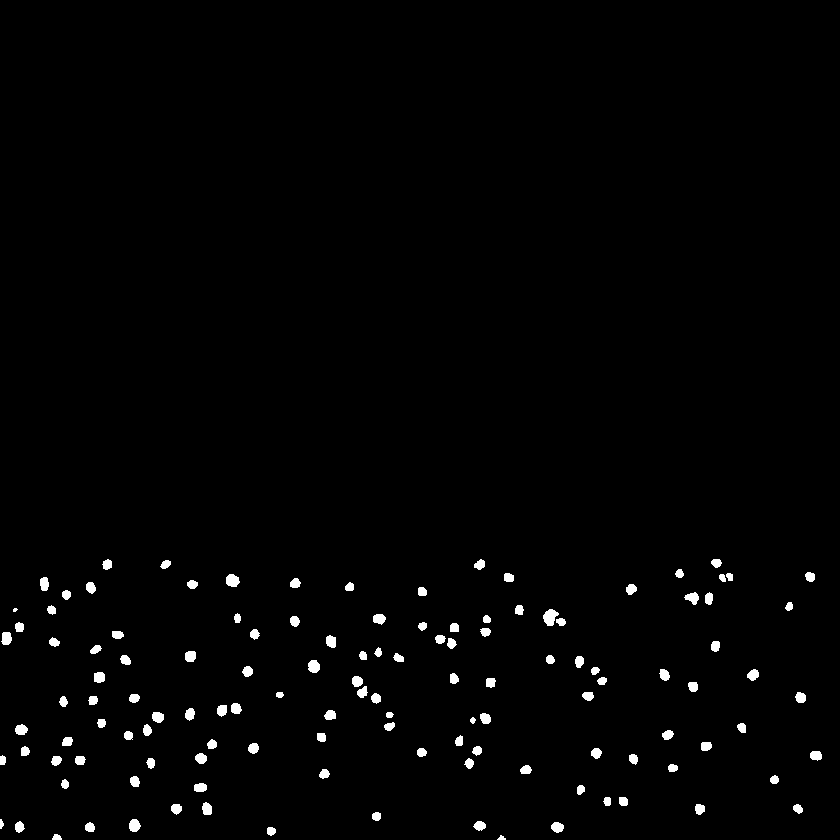
#> input picture stardist/Scoring_SEG/01_GT/SEG/man_seg105.tif, 840 x 840 px, shrunk from 1024 x 1024 before the run, found by its file name
$ python btolabeled.py
#> lines starting #> are read from the running program, lines starting #| are printed output that depends on the picture
from skimage.measure import label
from skimage import io
import numpy as np
import os

file_path = "/Users/lian/Desktop/stardist/GT/man_seg105.tif"
# file_path = "/Users/lian/Desktop/stardist/Quest-seg/masks/seg_run_DAPI_XY105_T01.tif"
output_path = "/Users/lian/Desktop/stardist/GT/105.tif"
# output_path = "/Users/lian/Desktop/stardist/Quest-seg/masks/srun_DAPI_XY105_T01.tif"
img = io.imread(file_path)
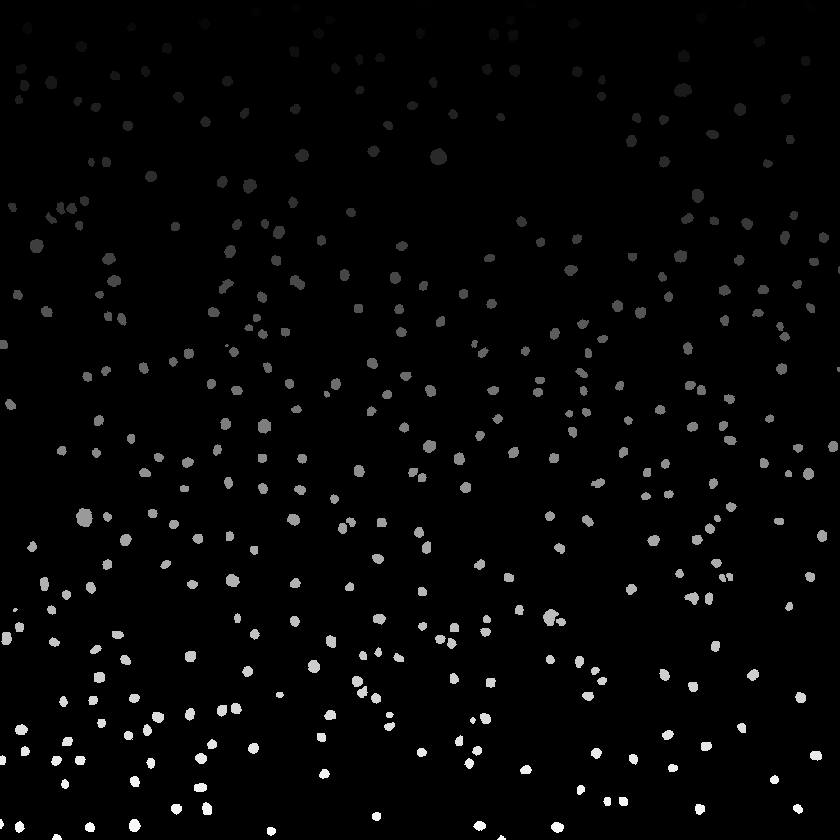
#> img: shape (840, 840) uint16; min 0, max 381, mean 8.3; drawn with min black and max white

img = label(img)
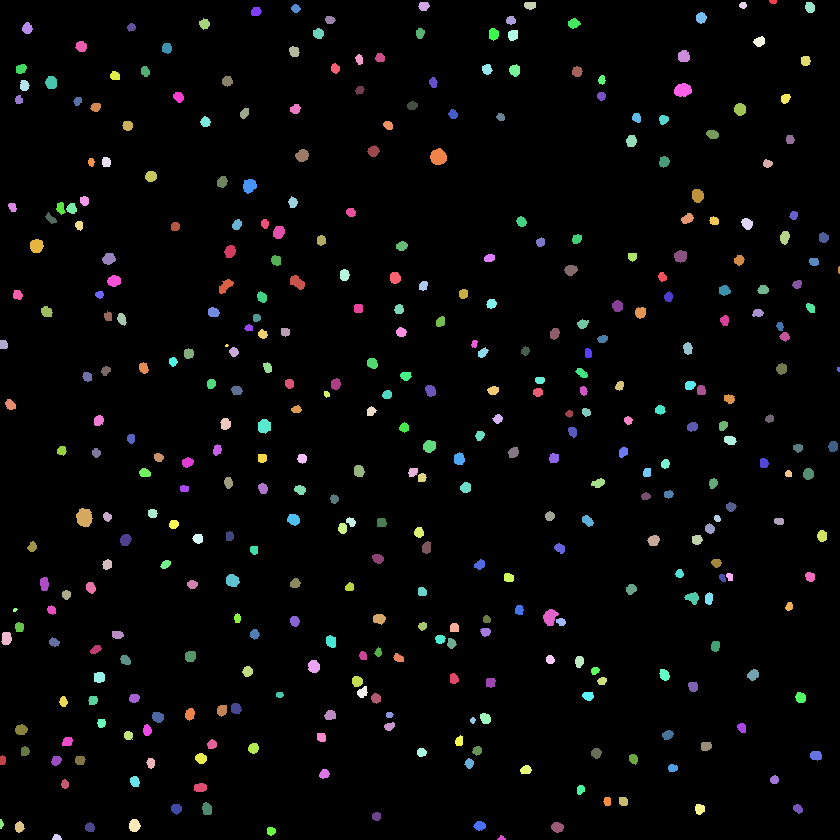
#> img: shape (840, 840) int64; 382 distinct labels, from 0 to 381; one colour per label, 0 black
img = img.astype(np.uint16)

io.imsave(output_path, img, plugin='tifffile')
os.remove(file_path)


# [13 lines of commented-out code are left out]
